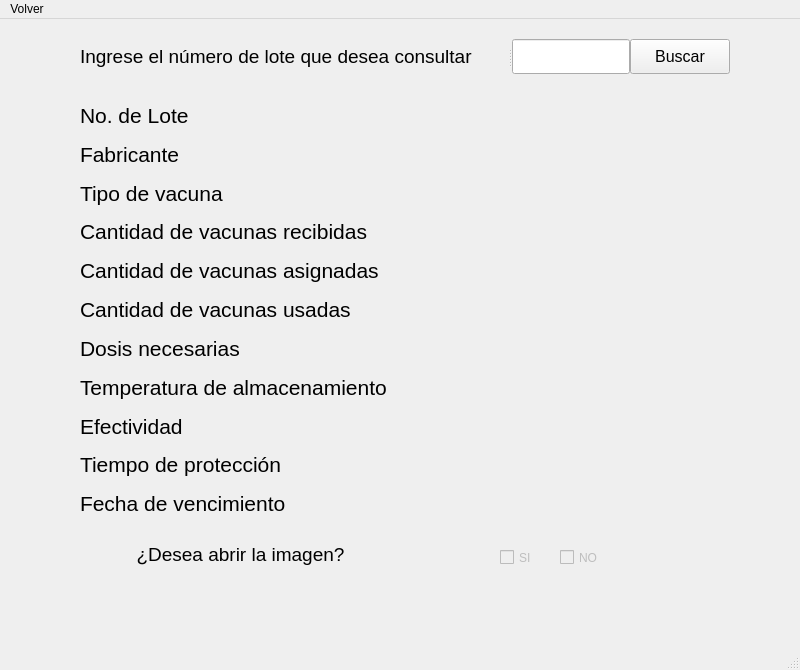
<?xml version="1.0" encoding="UTF-8"?>
<ui version="4.0">
 <class>ConsultarLoteIndividual</class>
 <widget class="QMainWindow" name="ConsultarLoteIndividual">
  <property name="enabled">
   <bool>true</bool>
  </property>
  <property name="geometry">
   <rect>
    <x>0</x>
    <y>0</y>
    <width>800</width>
    <height>670</height>
   </rect>
  </property>
  <property name="windowTitle">
   <string>Consultar lote individual</string>
  </property>
  <widget class="QWidget" name="centralwidget">
   <widget class="QPushButton" name="BuscarNoIdConsultaUsuario">
    <property name="enabled">
     <bool>true</bool>
    </property>
    <property name="geometry">
     <rect>
      <x>630</x>
      <y>20</y>
      <width>100</width>
      <height>35</height>
     </rect>
    </property>
    <property name="font">
     <font>
      <pointsize>12</pointsize>
     </font>
    </property>
    <property name="text">
     <string>Buscar</string>
    </property>
   </widget>
   <widget class="QLabel" name="label">
    <property name="geometry">
     <rect>
      <x>150</x>
      <y>60</y>
      <width>47</width>
      <height>13</height>
     </rect>
    </property>
    <property name="text">
     <string/>
    </property>
   </widget>
   <widget class="QSplitter" name="splitter_4">
    <property name="geometry">
     <rect>
      <x>80</x>
      <y>20</y>
      <width>550</width>
      <height>35</height>
     </rect>
    </property>
    <property name="orientation">
     <enum>Qt::Horizontal</enum>
    </property>
    <widget class="QLabel" name="label_24">
     <property name="font">
      <font>
       <pointsize>14</pointsize>
      </font>
     </property>
     <property name="text">
      <string>Ingrese el número de lote que desea consultar</string>
     </property>
    </widget>
    <widget class="QLineEdit" name="noIdConsultaUsuario">
     <property name="enabled">
      <bool>true</bool>
     </property>
     <property name="frame">
      <bool>true</bool>
     </property>
    </widget>
   </widget>
   <widget class="QWidget" name="gridLayoutWidget">
    <property name="geometry">
     <rect>
      <x>80</x>
      <y>80</y>
      <width>641</width>
      <height>421</height>
     </rect>
    </property>
    <layout class="QGridLayout" name="gridLayout">
     <item row="0" column="0">
      <widget class="QLabel" name="label_12">
       <property name="font">
        <font>
         <pointsize>16</pointsize>
        </font>
       </property>
       <property name="text">
        <string>No. de Lote</string>
       </property>
      </widget>
     </item>
     <item row="1" column="1">
      <widget class="QLabel" name="label_2">
       <property name="font">
        <font>
         <pointsize>14</pointsize>
        </font>
       </property>
       <property name="text">
        <string/>
       </property>
      </widget>
     </item>
     <item row="8" column="1">
      <widget class="QLabel" name="label_9">
       <property name="font">
        <font>
         <pointsize>14</pointsize>
        </font>
       </property>
       <property name="text">
        <string/>
       </property>
      </widget>
     </item>
     <item row="3" column="0">
      <widget class="QLabel" name="label_15">
       <property name="font">
        <font>
         <pointsize>16</pointsize>
        </font>
       </property>
       <property name="text">
        <string>Cantidad de vacunas recibidas</string>
       </property>
      </widget>
     </item>
     <item row="7" column="0">
      <widget class="QLabel" name="label_19">
       <property name="font">
        <font>
         <pointsize>16</pointsize>
        </font>
       </property>
       <property name="text">
        <string>Temperatura de almacenamiento</string>
       </property>
      </widget>
     </item>
     <item row="3" column="1">
      <widget class="QLabel" name="label_4">
       <property name="font">
        <font>
         <pointsize>14</pointsize>
        </font>
       </property>
       <property name="text">
        <string/>
       </property>
      </widget>
     </item>
     <item row="5" column="0">
      <widget class="QLabel" name="label_17">
       <property name="font">
        <font>
         <pointsize>16</pointsize>
        </font>
       </property>
       <property name="text">
        <string>Cantidad de vacunas usadas</string>
       </property>
      </widget>
     </item>
     <item row="7" column="1">
      <widget class="QLabel" name="label_8">
       <property name="font">
        <font>
         <pointsize>14</pointsize>
        </font>
       </property>
       <property name="text">
        <string/>
       </property>
      </widget>
     </item>
     <item row="5" column="1">
      <widget class="QLabel" name="label_6">
       <property name="font">
        <font>
         <pointsize>14</pointsize>
        </font>
       </property>
       <property name="text">
        <string/>
       </property>
      </widget>
     </item>
     <item row="0" column="1">
      <widget class="QLabel" name="label_1">
       <property name="font">
        <font>
         <pointsize>14</pointsize>
        </font>
       </property>
       <property name="text">
        <string/>
       </property>
      </widget>
     </item>
     <item row="10" column="0">
      <widget class="QLabel" name="label_22">
       <property name="font">
        <font>
         <pointsize>16</pointsize>
        </font>
       </property>
       <property name="text">
        <string>Fecha de vencimiento</string>
       </property>
      </widget>
     </item>
     <item row="4" column="0">
      <widget class="QLabel" name="label_16">
       <property name="font">
        <font>
         <pointsize>16</pointsize>
        </font>
       </property>
       <property name="text">
        <string>Cantidad de vacunas asignadas</string>
       </property>
      </widget>
     </item>
     <item row="1" column="0">
      <widget class="QLabel" name="label_13">
       <property name="font">
        <font>
         <pointsize>16</pointsize>
        </font>
       </property>
       <property name="text">
        <string>Fabricante</string>
       </property>
      </widget>
     </item>
     <item row="2" column="1">
      <widget class="QLabel" name="label_3">
       <property name="font">
        <font>
         <pointsize>14</pointsize>
        </font>
       </property>
       <property name="text">
        <string/>
       </property>
      </widget>
     </item>
     <item row="2" column="0">
      <widget class="QLabel" name="label_14">
       <property name="font">
        <font>
         <pointsize>16</pointsize>
        </font>
       </property>
       <property name="text">
        <string>Tipo de vacuna</string>
       </property>
      </widget>
     </item>
     <item row="9" column="1">
      <widget class="QLabel" name="label_10">
       <property name="font">
        <font>
         <pointsize>14</pointsize>
        </font>
       </property>
       <property name="text">
        <string/>
       </property>
      </widget>
     </item>
     <item row="6" column="0">
      <widget class="QLabel" name="label_18">
       <property name="font">
        <font>
         <pointsize>16</pointsize>
        </font>
       </property>
       <property name="text">
        <string>Dosis necesarias</string>
       </property>
      </widget>
     </item>
     <item row="4" column="1">
      <widget class="QLabel" name="label_5">
       <property name="font">
        <font>
         <pointsize>14</pointsize>
        </font>
       </property>
       <property name="text">
        <string/>
       </property>
      </widget>
     </item>
     <item row="8" column="0">
      <widget class="QLabel" name="label_20">
       <property name="font">
        <font>
         <pointsize>16</pointsize>
        </font>
       </property>
       <property name="text">
        <string>Efectividad</string>
       </property>
      </widget>
     </item>
     <item row="10" column="1">
      <widget class="QLabel" name="label_11">
       <property name="font">
        <font>
         <pointsize>14</pointsize>
        </font>
       </property>
       <property name="text">
        <string/>
       </property>
      </widget>
     </item>
     <item row="9" column="0">
      <widget class="QLabel" name="label_21">
       <property name="font">
        <font>
         <pointsize>16</pointsize>
        </font>
       </property>
       <property name="text">
        <string>Tiempo de protección</string>
       </property>
      </widget>
     </item>
     <item row="6" column="1">
      <widget class="QLabel" name="label_7">
       <property name="font">
        <font>
         <pointsize>14</pointsize>
        </font>
       </property>
       <property name="text">
        <string/>
       </property>
      </widget>
     </item>
    </layout>
   </widget>
   <widget class="QCheckBox" name="checkBox_2">
    <property name="enabled">
     <bool>false</bool>
    </property>
    <property name="geometry">
     <rect>
      <x>560</x>
      <y>530</y>
      <width>41</width>
      <height>17</height>
     </rect>
    </property>
    <property name="text">
     <string>NO</string>
    </property>
   </widget>
   <widget class="QCheckBox" name="checkBox">
    <property name="enabled">
     <bool>false</bool>
    </property>
    <property name="geometry">
     <rect>
      <x>500</x>
      <y>530</y>
      <width>41</width>
      <height>17</height>
     </rect>
    </property>
    <property name="text">
     <string>SI</string>
    </property>
   </widget>
   <widget class="QLabel" name="label_23">
    <property name="geometry">
     <rect>
      <x>80</x>
      <y>520</y>
      <width>321</width>
      <height>31</height>
     </rect>
    </property>
    <property name="font">
     <font>
      <pointsize>14</pointsize>
     </font>
    </property>
    <property name="text">
     <string>&lt;html&gt;&lt;head/&gt;&lt;body&gt;&lt;p align=&quot;center&quot;&gt;¿Desea abrir la imagen?&lt;/p&gt;&lt;/body&gt;&lt;/html&gt;</string>
    </property>
   </widget>
   <widget class="QLabel" name="label_25">
    <property name="geometry">
     <rect>
      <x>80</x>
      <y>570</y>
      <width>611</width>
      <height>31</height>
     </rect>
    </property>
    <property name="text">
     <string>&lt;html&gt;&lt;head/&gt;&lt;body&gt;&lt;p align=&quot;center&quot;&gt;&lt;span style=&quot; color:#aa0000;&quot;&gt;&lt;br/&gt;&lt;/span&gt;&lt;/p&gt;&lt;/body&gt;&lt;/html&gt;</string>
    </property>
   </widget>
  </widget>
  <widget class="QMenuBar" name="menubar">
   <property name="geometry">
    <rect>
     <x>0</x>
     <y>0</y>
     <width>800</width>
     <height>21</height>
    </rect>
   </property>
   <widget class="QMenu" name="menuVolver">
    <property name="title">
     <string>Volver</string>
    </property>
   </widget>
   <addaction name="menuVolver"/>
  </widget>
  <widget class="QStatusBar" name="statusbar"/>
 </widget>
 <resources/>
 <connections/>
</ui>
